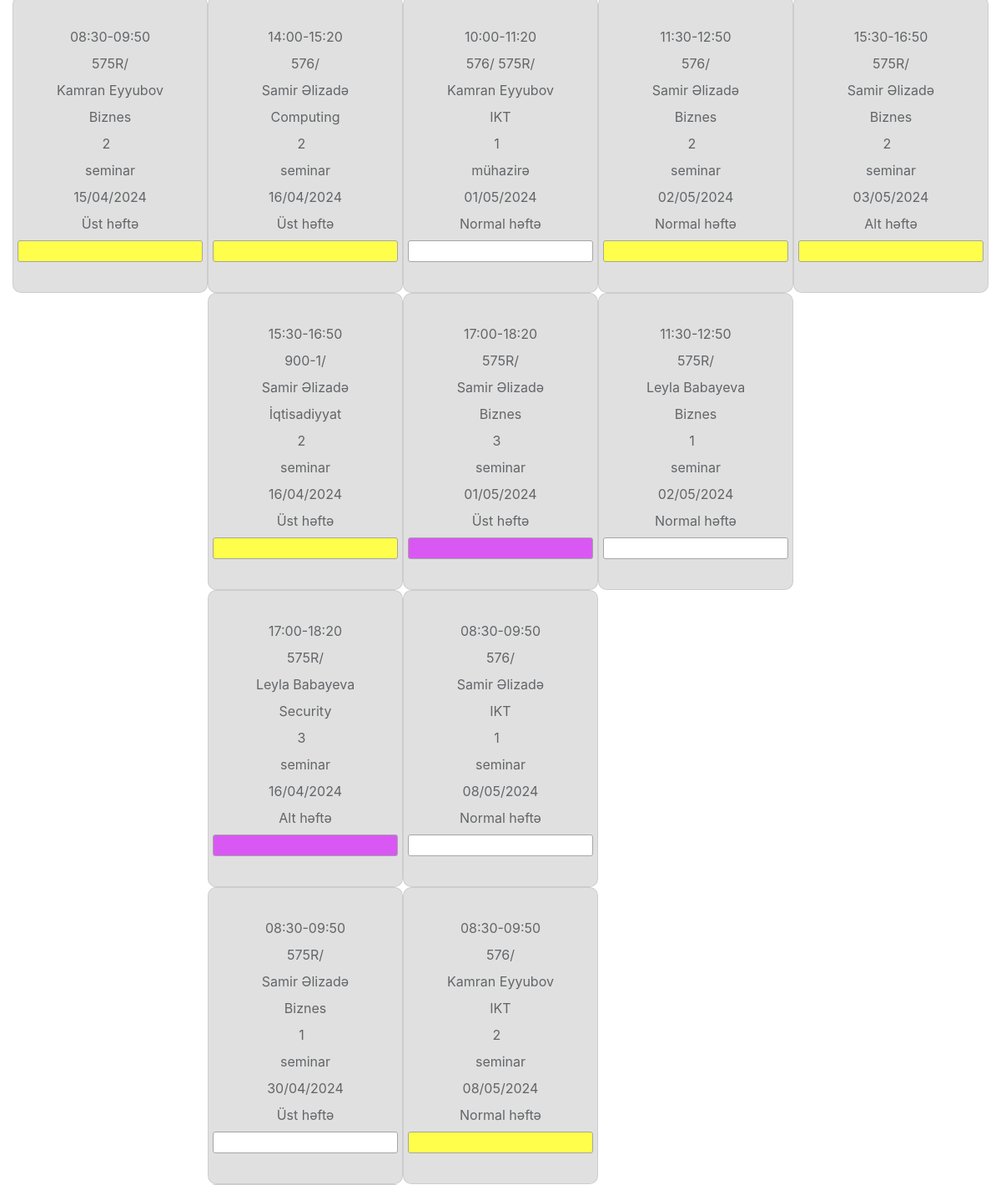
Page /table-only-lessons/ (signed in, middle part) on the earlier database version.
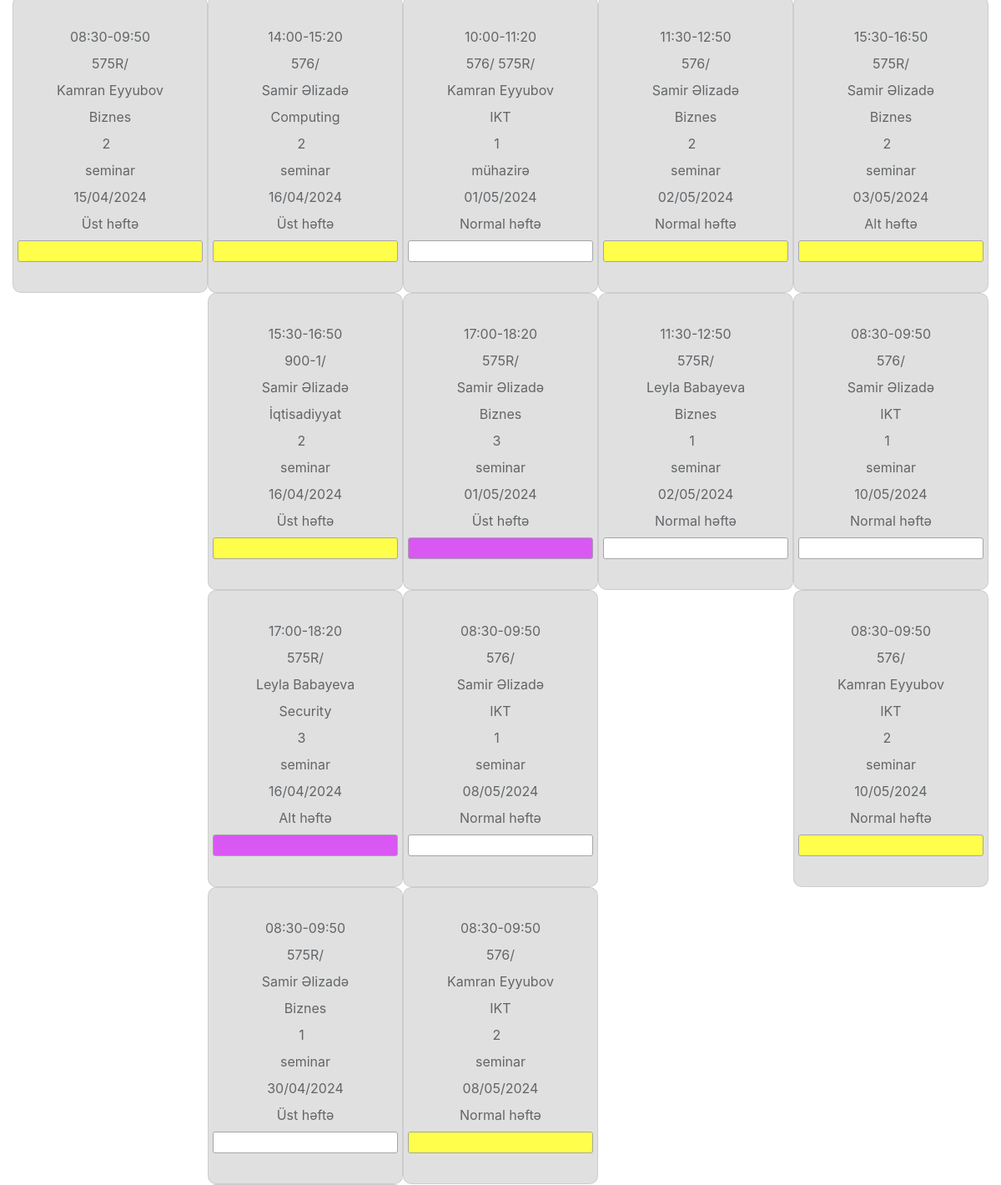
Same page on the later database version.
### lesson_calendar/models.py (models this page shows, shortened)
class Lesson(models.Model):
    classroom = models.ForeignKey(Classroom, on_delete=models.CASCADE)
    teacher = models.ForeignKey(Teacher, on_delete=models.CASCADE)
    group_number = models.ManyToManyField(Group)
    date = models.DateField(default=timezone.now)
    end_date = models.DateField(null=True, blank=True)
    topic_name = models.CharField(max_length=100)
    LESSON_WEEK_CHOICES = (
        ('Normal', 'Normal'),
        ('Üst', 'Üst'),
        ('Alt', 'Alt'),
    )
    lesson_week = models.CharField(max_length=10, choices=LESSON_WEEK_CHOICES, default= 'Normal')
    LESSON_TYPES = (
        ('adi', 'Adi'),
        ('hibrid', 'Hibrid'),
        ('flip', 'Flip'),
    )
    lesson_type = models.CharField(max_length=10, choices=LESSON_TYPES, default= 'adi')
    LESSON_KIND = (
        ('seminar', 'Seminar'),
        ('mühazirə', 'Mühazirə'),
    )
    lesson_kind = models.CharField(max_length=10, choices=LESSON_KIND, default= 'seminar')
    TIME_INTERVALS = (
    ('08:30-09:50', '08:30 - 09:50'),
    ('10:00-11:20', '10:00 - 11:20'),
    ('11:30-12:50', '11:30 - 12:50'),
    ('14:00-15:20', '14:00 - 15:20'),
    ('15:30-16:50', '15:30 - 16:50'),
    ('17:00-18:20', '17:00 - 18:20'),
    )
    time_interval = models.CharField(max_length=11, choices=TIME_INTERVALS)

class Group(models.Model):
    group_number = models.CharField(max_length=20)
    def __str__(self):
        return self.group_number

class Teacher(models.Model):
    name = models.CharField(max_length=100)
    def __str__(self):
        return self.name

class Classroom(models.Model):
    id = models.IntegerField(primary_key=True)
    class_number = models.IntegerField()
    CLASSROOM_TYPES = (
        ('adi', 'Adi'),
        ('hibrid', 'Hibrid'),
        ('laboratoriya', 'Laboratoriya'),
    )
    is_simple_classroom = models.CharField(max_length=20, choices=CLASSROOM_TYPES, default='adi')
    CLASSROOM_NETWORK_TYPES = (
        ('-', '-'),
        ('wifi', 'Wifi'),
    )
    classroom_network_types = models.CharField(max_length=10, choices=CLASSROOM_NETWORK_TYPES, null=True)
    class_capacity = models.IntegerField(default=20)
    def __str__(self):
        return f"{self.class_number} - {self.is_simple_classroom} - {self.classroom_network_types} - {self.class_capacity}"

### lesson_calendar/views.py (the view, shortened to what this page needs)
# urls.py: path('table-only-lessons/', login_required(table_lessons_filtered_list), name='table_only_lessons'),
def table_lessons_filtered_list(request):
    now = datetime.now()
    today = now.date()
    show_filter_button = True
    if request.method == 'GET':
        if 'refresh' in request.GET:
            return redirect('table_only_lessons')
        form = LessonFilterForm(request.GET)
        if form.is_valid():
            group_numbers = form.cleaned_data.get('group_number')
            teacher = form.cleaned_data.get('teacher')
            lesson_week = form.cleaned_data.get('lesson_week')
            classroom = form.cleaned_data.get('classroom')
            time_interval = form.cleaned_data.get('time_interval')
            day_of_week = form.cleaned_data.get('day_of_week')
            lesson_type = form.cleaned_data.get('lesson_type')
            lesson_kind = form.cleaned_data.get('lesson_kind')
            queryset = Lesson.objects.all()
            if group_numbers:
                queryset = queryset.filter(group_number__in=group_numbers)
            if teacher:
                queryset = queryset.filter(teacher=teacher)
            if lesson_week:
                queryset = queryset.filter(lesson_week=lesson_week)
            if classroom:
                queryset = queryset.filter(classroom=classroom)
            if time_interval:
                queryset = queryset.filter(time_interval=time_interval)
            if lesson_type:
                queryset = queryset.filter(lesson_type=lesson_type)
            if lesson_kind:
                queryset = queryset.filter(lesson_kind=lesson_kind)
            if day_of_week:
                queryset = queryset.filter(date__week_day=day_of_week)
            queryset = queryset.order_by('date', F('time_interval').asc())
            lessons_by_day = {to_roman(day): [] for day in range(1, 8)}  # Monday is indexed as 1
            for lesson in queryset:
                day_of_week = lesson.date.weekday() + 1  # Adjust indexing for Monday
                roman_day = to_roman(day_of_week)
                lesson_date = lesson.date
                start_time_str, end_time_str = lesson.time_interval.split('-')
                start_time = datetime.strptime(start_time_str, '%H:%M').time()
                end_time = datetime.strptime(end_time_str, '%H:%M').time()
                if lesson_date < today:
                    lesson.is_past = True
                elif lesson_date <= today and (end_time < now.time() or (end_time == now.time() and lesson_date < today)):
                    lesson.is_past = True
                else:
                    lesson.is_past = False
                lessons_by_day[roman_day].append(lesson)
            if not lessons_by_day.get('VI'):
                del lessons_by_day['VI']
            if not lessons_by_day.get('VII'):
                del lessons_by_day['VII']
            return render(request, 'table_only_lessons.html', {'lessons_by_day': lessons_by_day, 'form': form, 'show_filter_button': show_filter_button})

### lesson_calendar/views.py (called while the page is built)
def to_roman(number):
    roman_numerals = {1: 'I', 2: 'II', 3: 'III', 4: 'IV', 5: 'V', 6: 'VI', 7: 'VII'}
    return roman_numerals.get(number, '')

### templates/table_only_lessons.html (shortened to what this page needs)
{% extends 'index.html' %}
{% block content %}
<div class="container-fluid">
    <div class="row no-gutters">
        {% for day, lessons in lessons_by_day.items %}
        <div class="col">
            {% if lessons %}
            {% for lesson in lessons %}
            <div class="card br20" {% if lesson.is_past %}style="background-color: lightgray; opacity: 0.7;" {% endif %}>
                <div class="card-body">
                    <p class="card-text text-center opacity-25">
                    <div class="row justify-content-center align-items-center">
                        {{ lesson.time_interval }}
                    </div>
                    <div class="row justify-content-center align-items-center">
                        {% for group in lesson.group_number.all %}
                            {{ group }}/
                        {% endfor %}
                    </div>
                    <div class="row justify-content-center align-items-center">
                        {{ lesson.teacher }}
                    </div>
                    <div class="row justify-content-center align-items-center">
                        {{ lesson.topic_name }}
                    </div>
                    <div class="row justify-content-center align-items-center">
                        {{ lesson.classroom.class_number }}
                    </div>
                    <div class="row justify-content-center align-items-center">
                        {{ lesson.lesson_kind }}
                    </div>
                    <div class="row justify-content-center align-items-center">
                        {{ lesson.date|date:"d/m/Y" }}
                    </div>
                    <div class="row justify-content-center align-items-center">
                        {{ lesson.lesson_week }} həftə
                    </div>
                    <div class="row">
                        {% if lesson.classroom.is_simple_classroom == 'hibrid' %}
                        <div class="highlighted d-inline b-br col-md-12">&nbsp;</div>
                        {% elif lesson.classroom.is_simple_classroom == 'laboratoriya' %}
                        <div class="highlighted3 d-inline b-br col-md-12">&nbsp;</div>
                        {% else %}
                        <div class="highlighted2 d-inline b-br col-md-12">&nbsp;</div>
                        {% endif %}
                    </div>
                    </p>
                </div>
            </div>
            {% endfor %}
            {% else %}
            <div class="card br20">
                <div class="card-body">
                    <p class="card-text text-center">Dərs yoxdur</p>
                </div>
            </div>
            {% endif %}
        </div>
        {% endfor %}
    </div>
</div>
<br>
<br>
{% endblock %}

### templates/index.html (shortened to what this page needs)
<!DOCTYPE html>
<html lang="en">
    <head>
        <link rel="stylesheet" href="https://cdn.jsdelivr.net/npm/bootstrap@4.0.0/dist/css/bootstrap.min.css"
>
            <link href="https://cdn.jsdelivr.net/npm/select2@4.1.0-rc.0/dist/css/select2.min.css" rel="stylesheet" />
    </head>
    <body>
        {% include 'navbar.html' %}
        {% block content %}
        {% endblock content %}
    </body>
</html>

### templates/navbar.html (shortened to what this page needs)
<!DOCTYPE html>
<html lang="en">
  <head>
    <link rel="stylesheet" href="https://cdn.jsdelivr.net/npm/bootstrap@4.0.0/dist/css/bootstrap.min.css"
>
      <link href="https://cdn.jsdelivr.net/npm/select2@4.1.0-rc.0/dist/css/select2.min.css" rel="stylesheet" />
  </head>
  <body>
  </body>
</html>

### templates/table_only_lessons.html (style rules this page uses)
.row { margin-bottom: 8px; }
.highlighted { background-color: yellow; }
.highlighted2 { background-color: white; }
.highlighted3 { background-color: rgb(202, 18, 239); }
.br20 { border-radius: 10px; }
.b-br { border: 1px solid gray; border-radius: 3px; }
.d-inline { display: inline-block; }

Differences in the rows shown:
added Lesson: time_interval "08:30-09:50", teacher "Samir Əlizadə", topic_name "IKT", classroom.class_number "1", lesson_kind "seminar", date "10/05/2024", lesson_week "Normal", Group (group_number "576")
added Lesson: time_interval "08:30-09:50", teacher "Kamran Eyyubov", topic_name "IKT", classroom.class_number "2", lesson_kind "seminar", date "10/05/2024", lesson_week "Normal", Group (group_number "576")
